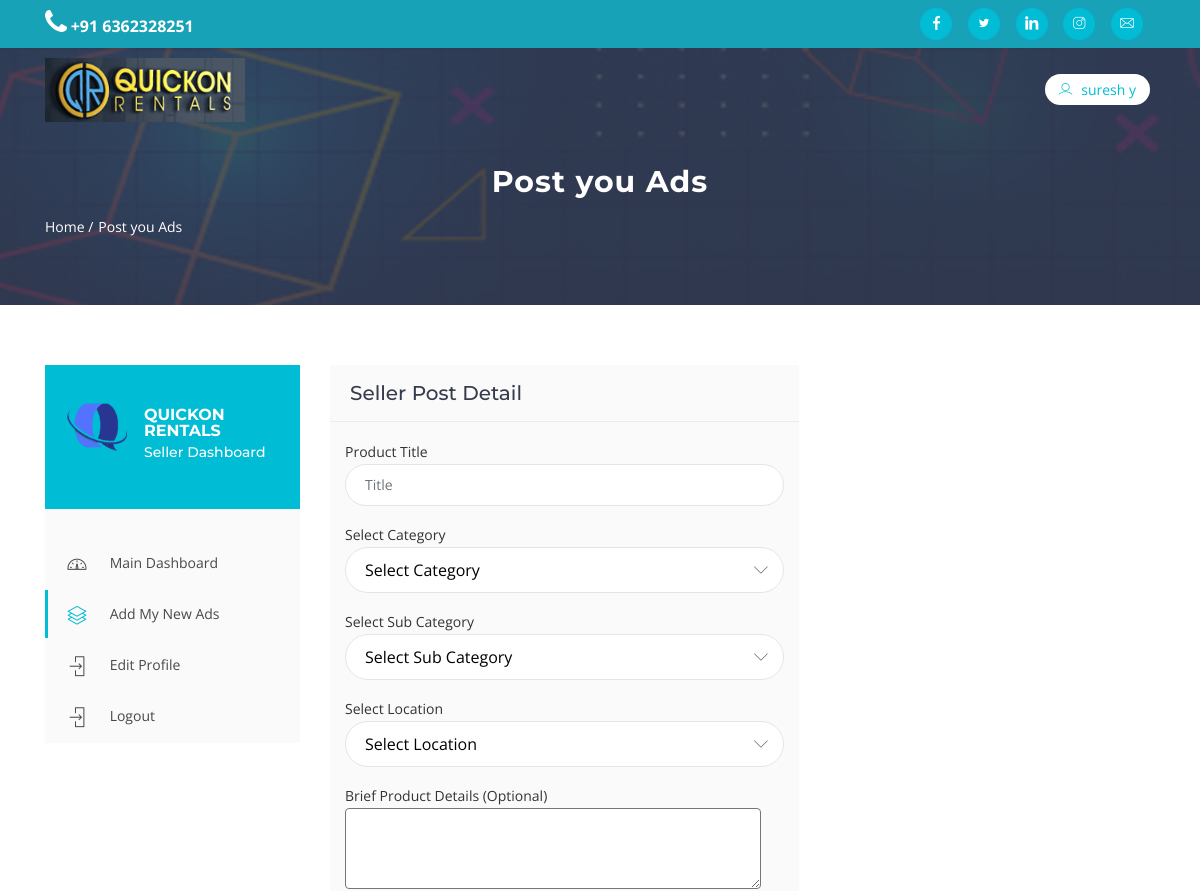
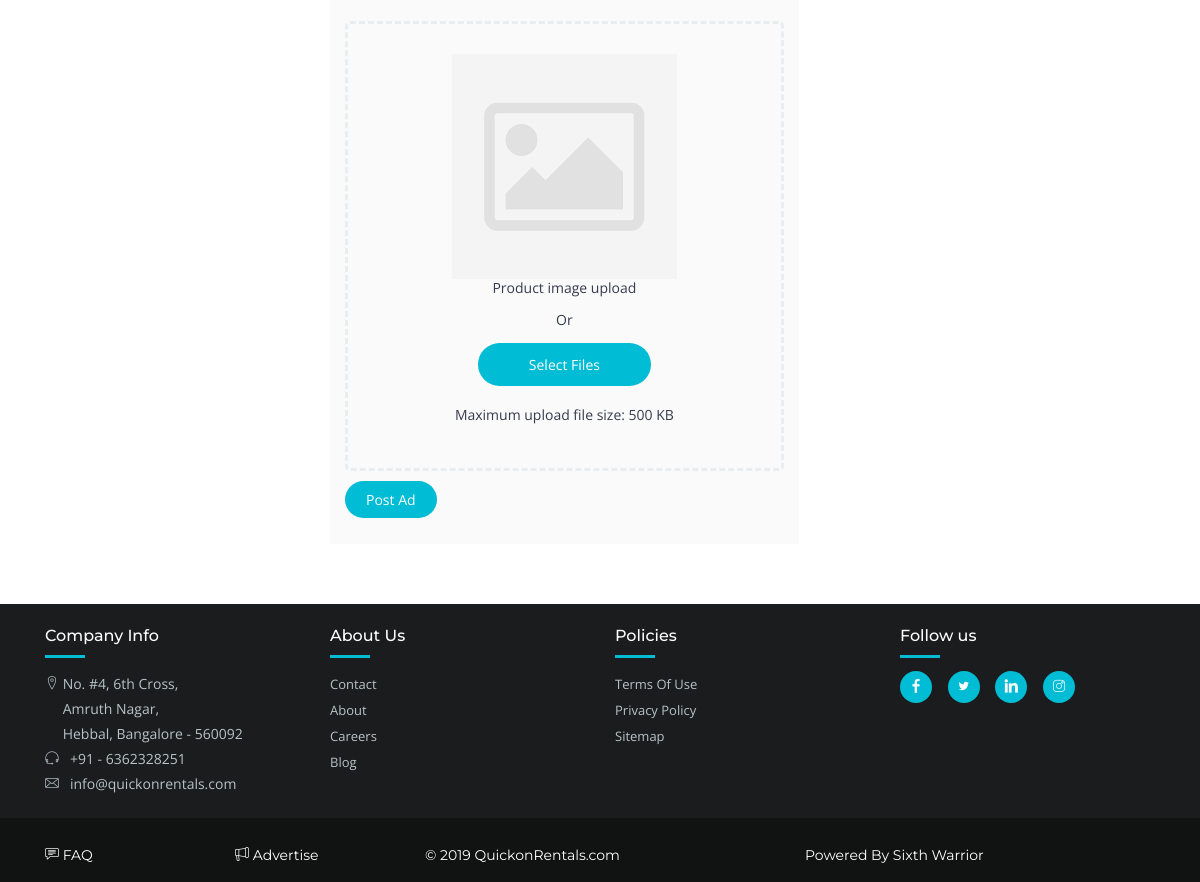
The app's page /seller-new-post-upload.php (signed in) with its own data (2 pictures, top to bottom).
### tables this page shows
CREATE TABLE `sellers` (
  `id` bigint(20) UNSIGNED NOT NULL,
  `bname` text NOT NULL,
  `email` text NOT NULL,
  `phone` text NOT NULL,
  `aphone` text NOT NULL,
  `estab` date NOT NULL,
  `location` text NOT NULL,
  `address` text NOT NULL,
  `website` text NOT NULL,
  `gstin` text NOT NULL,
  `plan` text NOT NULL,
  `image` text NOT NULL,
  `users_id` bigint(20) UNSIGNED NOT NULL
);

### seller-new-post-upload.php (the view, shortened to what this page needs)
<?php
    include("conn.php");
    if(isset($_SESSION['id'])) {
        $users_id = $_SESSION['id'];
        $sellerQ = "SELECT * FROM sellers WHERE users_id='$users_id' ";
        $result = mysqli_query($db,$sellerQ);
        $row = mysqli_fetch_array($result, MYSQLI_ASSOC);
    }
    else header("Location: /index.php");
    include("header.php");
?>
<div class="page-header" style="background: url(assets/img/banner1.jpg);">
   <div class="container">
      <div class="row">
         <div class="col-md-12">
            <div class="breadcrumb-wrapper">
               <h2 class="product-title">Post you Ads</h2>
               <ol class="breadcrumb">
                  <li><a href="#">Home /</a></li>
                  <li class="current">Post you Ads</li>
               </ol>
            </div>
         </div>
      </div>
   </div>
</div>
<div id="content" class="section-padding">
   <div class="container">
      <div class="row">
         <div class="col-sm-12 col-md-4 col-lg-3 page-sidebar">
            <aside>
            	<div class="sidebar-box">
  <div class="user">
     <figure>
        <a href="#"><img src="./user_images/<?= $row['image']; ?>" width="64px" height="64px" alt=""></a>
     </figure>
     <div class="usercontent">
        <h3><?= $row['bname']; ?></h3>
        <h4>Seller Dashboard</h4>
     </div>
  </div>
  <nav class="navdashboard">
     <ul>
        <li>
           <a href="seller-dashboard.php">
           <i class="lni-dashboard"></i>
           <span>Main Dashboard</span>
           </a>
        </li>
        <li>
           <a class="active" href="seller-new-post-upload.php">
           <i class="lni-layers"></i>
           <span>Add My New Ads</span>
           </a>
        </li>
        <li>
                      <a href="seller-edit-profile.php?id=<?= $users_id ?>">
           <i class="lni-enter"></i>
           <span>Edit Profile</span>
           </a>
        </li>
        <li>
           <a href="./logout.php">
           <i class="lni-enter"></i>
           <span>Logout</span>
           </a>
        </li>
     </ul>
  </nav>
</div>            </aside>
         </div>
         <div class="col-sm-12 col-md-8 col-lg-9">
            <div class="row page-content">
               <div class="col-xs-12 col-sm-12 col-md-12 col-lg-7">
                  <div class="inner-box">
                     <div class="dashboard-box">
                        <h2 class="dashbord-title">Seller Post Detail</h2>
                     </div>
                     <div class="dashboard-wrapper">
        		      <form action="seller-product-upload-process.php" method="POST"  enctype="multipart/form-data" onsubmit="return uploadvalidateform()">
                        <div class="form-group mb-3">
                           <label class="control-label">Product Title</label>
                           <input class="form-control input-md" name="name" placeholder="Title" type="text" required>
                        </div>
                        <div class="form-group mb-3 tg-inputwithicon">
                           <label class="control-label">Select Category</label>
                           <div class="tg-select form-control">
                              <select name="cat" id="search_cat" onchange='setSubCat(this.value);' required>
                                 <option value="0">Select Category</option>
                              </select>
                           </div>
                        </div>
                        <div class="form-group mb-3 tg-inputwithicon">
                           <label class="control-label">Select Sub Category</label>
                           <div class="tg-select form-control">
                              <select name="subcat" id='subcat_home_options' required>
                                 <option value="0">Select Sub Category</option>
                              </select>
                           </div>
                        </div>
		                 <div class="form-group mb-3 tg-inputwithicon">
                           <label class="control-label">Select Location</label>
                           <div class="tg-select form-control">
                              <select name="location" id='search_loc' required>
                                 <option value="0">Select Location</option>
                					</select>
                           </div>
                        </div>
                        <div class="form-group mb-3">
                           <label class="control-label">Brief Product Details (Optional) </label>
                           <textarea name="description" rows="3" cols="55">
                           </textarea>
                        </div>
                        <div class="form-group mb-3">
	                        <label class="tg-fileuploadlabel" for="tg-photogallery">
	                        <img id="preview_img" src="assets/img/noimage.png" />
	                        <span>Product image upload</span>
	                        <span>Or</span>
	                        <span class="btn btn-common">Select Files</span>
	                        <span>Maximum upload file size: 500 KB</span>
	                        </label>
	                        <button class="btn btn-common" type="submit" name="submit">Post Ad</button>
	               </div>
	               </form>
                     </div>
                  </div>
               </div>
            </div>
         </div>
      </div>
   </div>
</div>
<?php
    include("footer.php");
?>

### records on screen
sellers: image (picture), bname "QUICKON RENTALS"

### other values on screen
$_SESSION[fname] "suresh"
$_SESSION[lname] "y"
